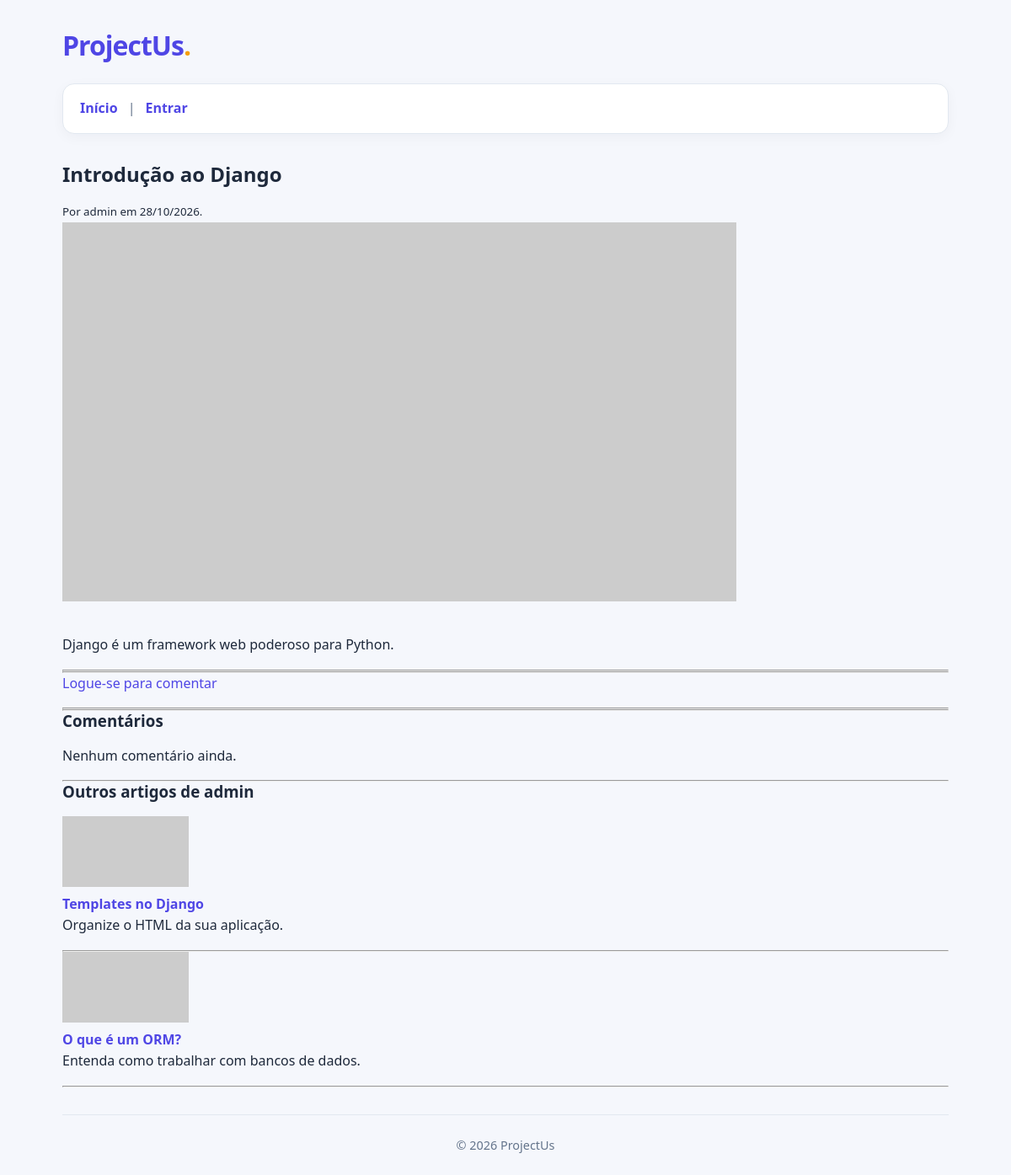
Screenshot of /view/1/ with the database file from the repository.
### projectus/models.py (models this page shows, shortened)
class Post(models.Model):
    user = models.ForeignKey(
        settings.AUTH_USER_MODEL,
        on_delete=models.CASCADE,
        related_name='posts'
    )
    title = models.CharField(max_length=200)
    summary = models.CharField(max_length=255)
    created_at = models.DateTimeField(auto_now_add=True)
    thumbnail = models.URLField()
    textbody = models.TextField()
    is_active = models.BooleanField(default=True)
    is_deleted = models.BooleanField(default=False)

### projectus/views/post_view.py (the view)
# urls.py: path('view/<int:id>/', views.post_view, name='post_view'),
def post_view(request, id):
    post = get_object_or_404(Post, id=id)
    if post.user.first_name and post.user.last_name:
        author_name = f'{post.user.first_name} {post.user.last_name}'
    elif post.user.first_name:
        author_name = post.user.first_name
    else:
        author_name = post.user.username
    posts = Post.objects.filter(
        user=post.user,
        is_active=True,
        is_deleted=False
    ).exclude(
        id=post.id
    ).order_by('?')[:3]  # Fatia somente 3 posts
    if request.method == 'POST':
        form = CommentForm(request.POST)
        if form.is_valid():
            comment = form.save(commit=False)
            comment.post = post
            comment.user = request.user
            comment.save()
            return redirect('post_view', id=post.id)
    else:
        form = CommentForm()
    comments = post.comments.filter(
        is_active=True,
        is_deleted=False
    ).order_by('-created_at')
    return render(
        request,
        'projectus/post_view.html',
        {
            'tag_title': f'{settings.SITENAME} - {post.title}',
            'post': post,  # Post original
            'posts': posts,  # Posts do autor
            'author_name': author_name,  # Nome do autor do post, ajustado
            'form': form,  # Campos do formulário de comentários
            'comments': comments, # Comentários existentes
        }
    )

### projectus/context_processors.py (called while the page is built)
def global_context(request):
    return {
        'site_name': settings.SITENAME,
    }

### projectus/templates/projectus/post_view.html
{% extends 'projectus/_base.html' %}
{% block content %}
<article>
    <h2>{{ post.title }}</h2>
    <small>Por {{ author_name }} em {{ post.created_at |date:"d/m/Y"}}.</small>
    <p><img src="{{ post.thumbnail }}" alt="{{ post.title }}"></p>
    <div style="padding: 16px 0">
        {{ post.textbody }}
    </div>
    <hr>
    <hr>
    {% if user.is_authenticated %}
    <h3>Comente</h3>
    <form method="POST">
        {% csrf_token %}
        {{ form.as_div }}
        <button type="submit">Enviar</button>
    </form>
    &nbsp;
    {% else %}
    <p><a href="/accounts/login/">Logue-se para comentar</a></p>
    {% endif %}
    <hr>
    <hr>
    <h3>Comentários</h3>
    {% for comment in comments %}
    <p>
        <strong>{{ comment.user.username }}</strong>
        <small>{{ comment.created_at|date:"d/m/Y \à\s H:i" }}</small>
    </p>
    <p>{{ comment.comment }}</p>
    <hr>
    {% empty %}
    <p>Nenhum comentário ainda.</p>
    {% endfor %}
    <hr>
</article>
<aside>
    <h3>Outros artigos de {{ author_name }}</h3>
    {% for post in posts %}
    <div>
        <img src="{{ post.thumbnail }}" alt="{{ post.title }}" width="150">
        <h4><a href="{% url 'post_view' id=post.id  %}">{{ post.title }}</a></h4>
        <p>{{ post.summary }}</p>
    </div>
    <hr>
    {% empty %}
    <p>Não achei nada.</p>
    {% endfor %}
</aside>
{% endblock %}

### projectus/static/projectus/style.css (style rules this page uses)
* { margin: 0; padding: 0; box-sizing: border-box; }
:root { --primary: #4f46e5; --primary-hover: #4338ca; --background: #f5f7fc; --surface: #ffffff; --text: #1e293b; --text-light: #64748b; --border: #e2e8f0; }
body { font-family: "Segoe UI", Arial, sans-serif; background: var(--background); color: var(--text); line-height: 1.6; min-height: 100vh; }
h2, h3 { color: var(--text); line-height: 1.3; margin-bottom: 16px; }
p { margin-bottom: 16px; }
main a { color: var(--primary); text-decoration: none; }

### rows the page displays
Post: title "Introdução ao Django", created_at "28/10/2026", textbody "Django é um framework web poderoso para Python."
Post: title "Templates no Django", summary "Organize o HTML da sua aplicação."
Post: title "O que é um ORM?", summary "Entenda como trabalhar com bancos de dados."

### other values shown
{{ author_name }} "admin"
{{ site_name }} "ProjectUs"
